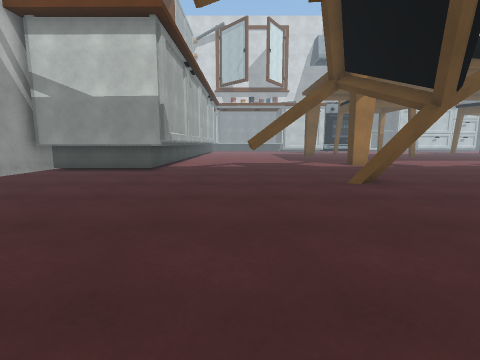
view 1 (above)

18 first-person views from a walk through a scene from a Unity 3-D project. The camera is 1.2 m above the floor, tilts 8° down and sees 85° across. Doors are open. The floor is counted in squares, 1 m on a side. Each view is taken from the middle of a square. On the plan, view 1 faces up. The plan holds only what a view shows up to about 12 squares ahead; the rest is blank. The place goes on beyond the plan. Some surface patterns are stand-ins.

view 2
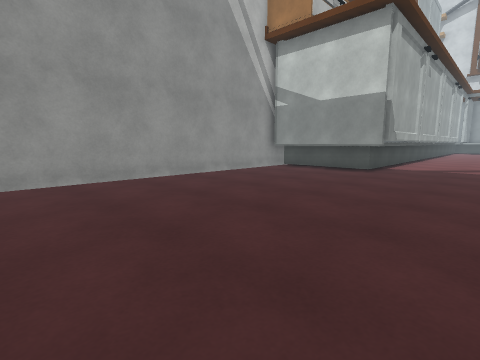

view 3
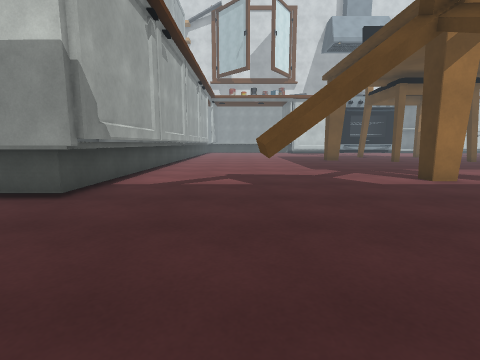

view 4
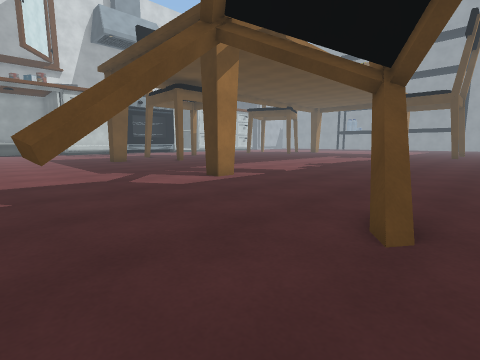

view 5
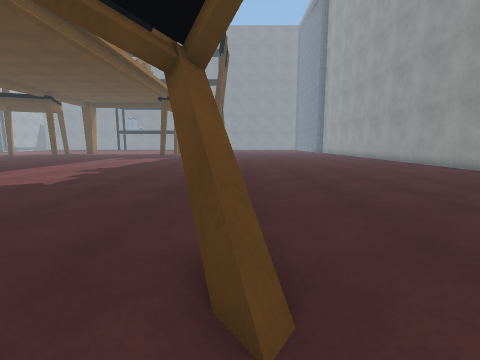

view 6
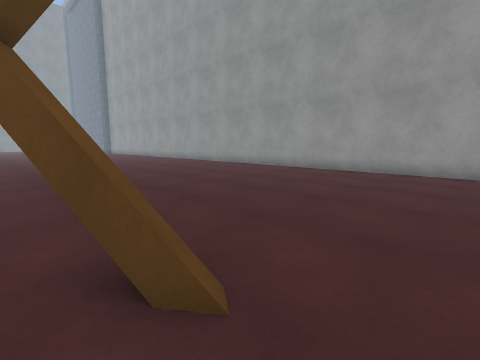

view 7
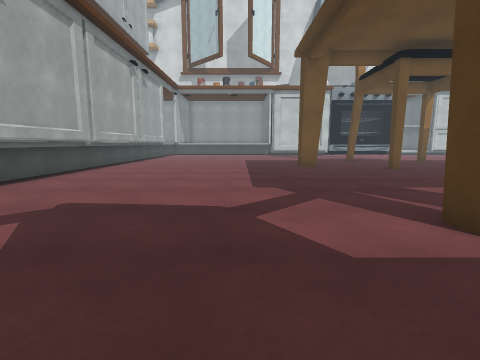

view 8
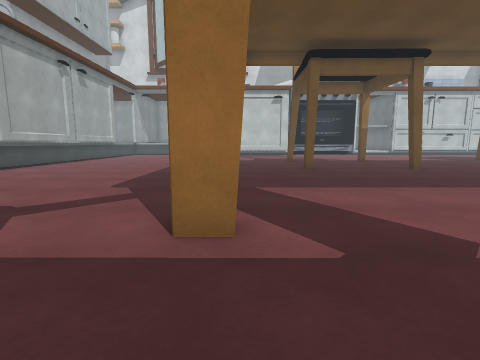

view 9
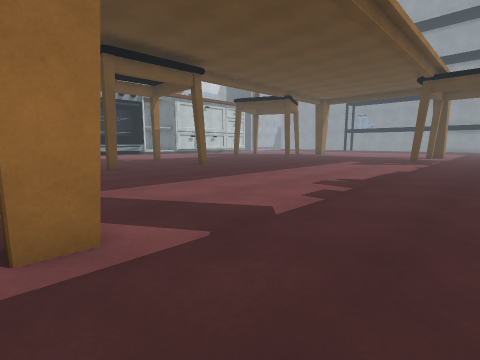

view 10
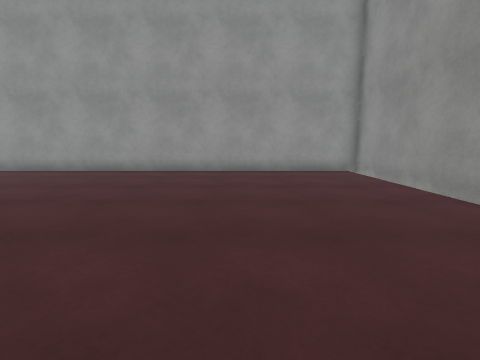

view 11
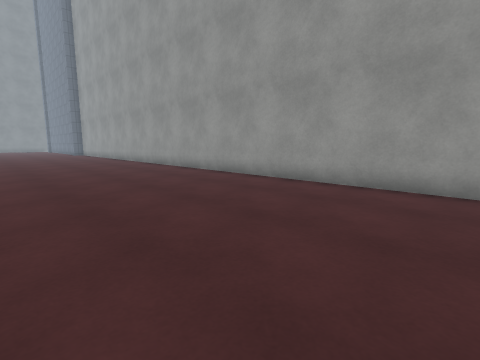

view 12
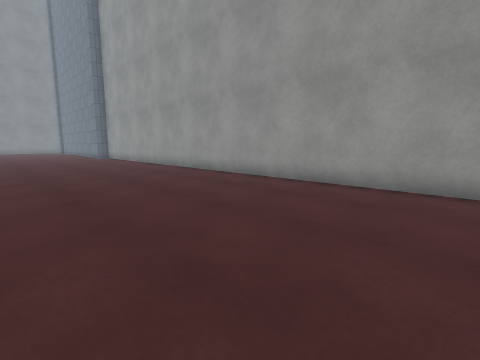

view 13
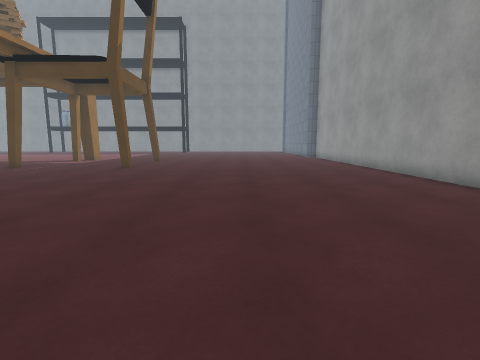

view 14
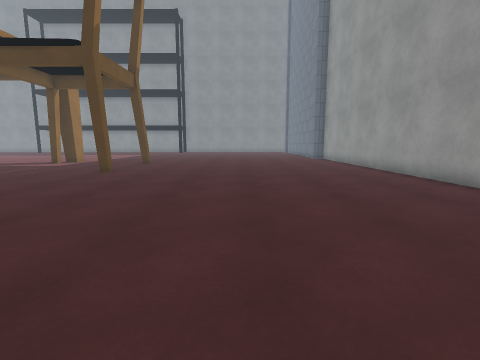

view 15
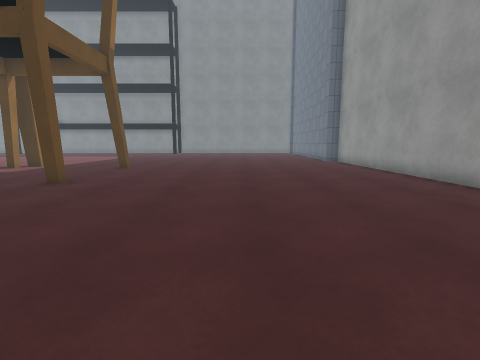

view 16
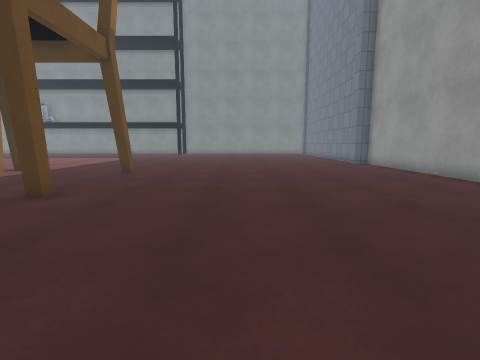

view 17
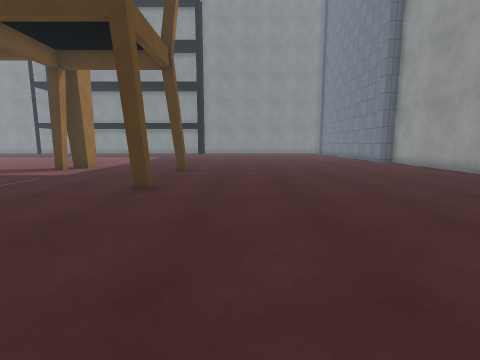

view 18
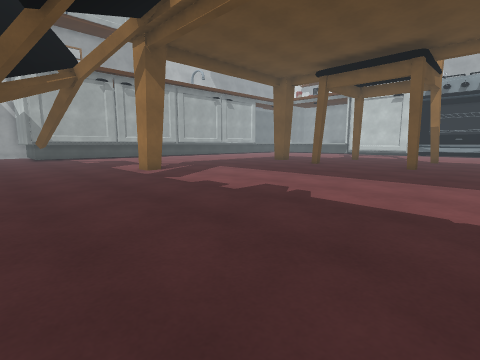

### Floor plan
Points are (right, up) in squares from view 1. A wall is a line through its corners. A room is listed if a view was taken in it or the views show most of it. See-through windows are left out.
Room 1 (views 1, 2, 3, 4, 5, 6, 7, 8, 9, 10, 11, 12, 13, 14, 15, 16, 17, 18)
walls: (6, 8.8) (4.7, 7.8); (7, 15.1) (7, 14.2) (6.1, 14.2) (6.1, 15.1); (4.1, 8) (5.7, 9.1); (1.8, 11.7) (1.1, 11.3); (1.6, 11.8) (0.6, 11.2) (0.4, 11.6); (26.2, 9.5) (25.8, 9.5) (25.8, 10); (10.5, 23) (10, 23) (10.1, 23.5); (15.3, 23.4) (15.3, 23) (14.9, 23); (-4, 11.7) (-8.4, 11.8); (30.5, 14.6) (30.5, 15.2); (-3.5, 17.8) (-3.5, 11.3) (-8.8, 11.4); (-3.2, 22) (-3.2, 11.6); (-3.2, 23.2) (-3.2, 22.3); (-3.4, 23.1) (-3.5, 18.1); (-9, 8.2) (-9, -2.4) (32.2, -2.4); (-9, 12.1) (-9, 9.8)
low walls: (3.5, 7.9) (3.9, 8.2)

Positions as (right, up) in squares from view 1, and headings:
1: (0, 0), facing up
2: (0, 0), facing up-left
3: (0, 6), facing up
4: (0, 7), facing up-right
5: (2, 8), facing right
6: (2, 9), facing down-right
7: (3, 11), facing up
8: (7, 11), facing up
9: (6, 11), facing up-right
10: (-4, 9), facing down
11: (6, 5), facing down-right
12: (13, 5), facing down-right
13: (13, 4), facing right
14: (15, 4), facing right
15: (18, 4), facing right
16: (20, 5), facing right
17: (19, 7), facing right
18: (18, 9), facing up-left
